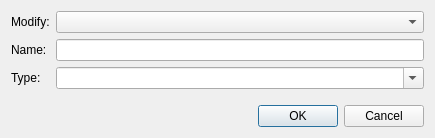
<?xml version="1.0" encoding="UTF-8"?>
<ui version="4.0">
 <class>EditVariablesDialog</class>
 <widget class="QDialog" name="EditVariablesDialog">
  <property name="geometry">
   <rect>
    <x>0</x>
    <y>0</y>
    <width>435</width>
    <height>138</height>
   </rect>
  </property>
  <property name="windowTitle">
   <string>Dialog</string>
  </property>
  <layout class="QVBoxLayout" name="verticalLayout">
   <item>
    <layout class="QFormLayout" name="formLayout">
     <item row="0" column="0">
      <widget class="QLabel" name="label2">
       <property name="text">
        <string>Modify:</string>
       </property>
      </widget>
     </item>
     <item row="0" column="1">
      <widget class="QComboBox" name="dropdownLocalVars"/>
     </item>
     <item row="1" column="1">
      <widget class="QLineEdit" name="nameEdit"/>
     </item>
     <item row="1" column="0">
      <widget class="QLabel" name="nameLabel">
       <property name="text">
        <string>Name:</string>
       </property>
      </widget>
     </item>
     <item row="2" column="0">
      <widget class="QLabel" name="labelSetTypeTo">
       <property name="text">
        <string>Type:</string>
       </property>
      </widget>
     </item>
     <item row="2" column="1">
      <widget class="QComboBox" name="typeComboBox">
       <property name="editable">
        <bool>true</bool>
       </property>
       <property name="maxVisibleItems">
        <number>15</number>
       </property>
      </widget>
     </item>
    </layout>
   </item>
   <item>
    <widget class="QDialogButtonBox" name="buttonBox">
     <property name="orientation">
      <enum>Qt::Orientation::Horizontal</enum>
     </property>
     <property name="standardButtons">
      <set>QDialogButtonBox::StandardButton::Cancel|QDialogButtonBox::StandardButton::Ok</set>
     </property>
    </widget>
   </item>
  </layout>
 </widget>
 <resources/>
 <connections>
  <connection>
   <sender>buttonBox</sender>
   <signal>accepted()</signal>
   <receiver>EditVariablesDialog</receiver>
   <slot>accept()</slot>
   <hints>
    <hint type="sourcelabel">
     <x>248</x>
     <y>254</y>
    </hint>
    <hint type="destinationlabel">
     <x>157</x>
     <y>274</y>
    </hint>
   </hints>
  </connection>
  <connection>
   <sender>buttonBox</sender>
   <signal>rejected()</signal>
   <receiver>EditVariablesDialog</receiver>
   <slot>reject()</slot>
   <hints>
    <hint type="sourcelabel">
     <x>316</x>
     <y>260</y>
    </hint>
    <hint type="destinationlabel">
     <x>286</x>
     <y>274</y>
    </hint>
   </hints>
  </connection>
 </connections>
</ui>
